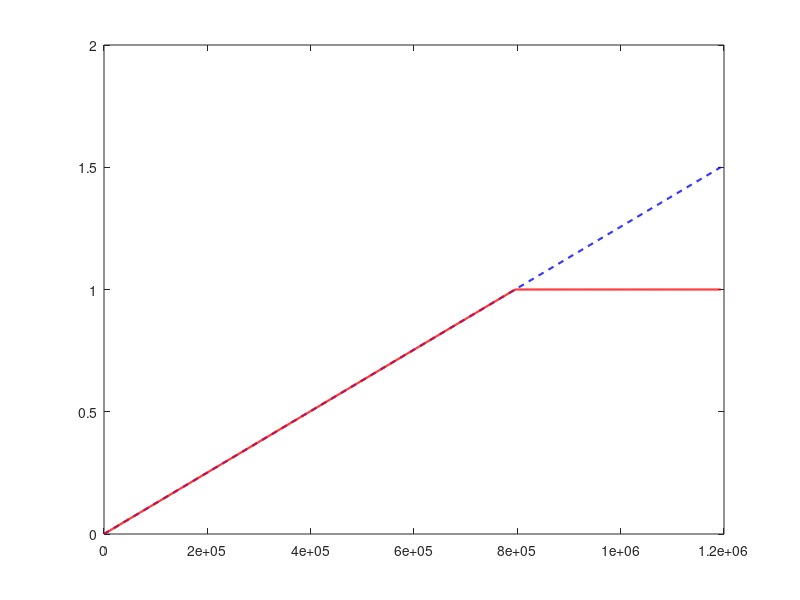

This chart was generated by the following MATLAB code: (Note: this script raises an error after producing the figure.)
clc;

B = 4;      % flux density (B) in Tesla
B_sat = 1;  % saturation flux density (B_sat) in Tesla
Ac = 1;     % cross-sectional core area (Ac) in m²
Ag = 0.1;   % cross-sectional core air gap area (Ag) in m²
U0 = 4 * pi * 1e-7; % Permeability of free space [H/m]
Ur = 1;     % relative permeability 
i = 1;      % winding current (i) in Amperes
I_rms = 1;  % RMS current
lm = 1;     % core length (lm) in meters
lg = 0.1;   % air gap length (lg) in meters
n = 3;      % number of turns
n1 = 1;     % primary turns (n1)
n2 = 1;     % secondary turns (n2)
i1 = 1;     % primary current (i1) in A
i2 = 1;     % secondary current (i2) in A
L_M = 1;    % Primary Magnetizing inductance
Ll1 = 1;    % Primary Leakage Inductance
Ll2 = 1;    % Secondary Leakage Inductance
L12_choice = 1; % 1 for  L12 = (n1 * n2) / R; 2 for L12 = (n2 / n1) * L_M;
K_fe = 1;   % material constant
beta = 1;   % material constant
delta_B = 1;% peak ac flux density (ΔB) in Tesla
MLT = 0.15;             % Mean Length per Turn [m]
AWG = 24;               % American Wire Gauge [] % diameter of the conductor is calculated with the AWG
h = 0.5;                % height (or thickness) of the conductor layer in the direction perpendicular to the surface where the current flows
temp = 100;             % Temperature [°C]
rho_20C = 1.724e-8;     % Copper resistivity at 20°C [Ω-m]
f = 100e3;              % Frequency [Hz]


% Calculate magnetic flux (Phi)
Phi = B * Ac;

% Compute magnetic field strength (H)c
H = (n * i) / lm; % [A/m]

% Linear model (no saturation)
U = Ur * U0; % Core permeability [H/m]
B_linear = U0 * Ur * H;

% Piecewise model (with saturation)
if abs(B_linear) <= B_sat
    B_piecewise = B_linear;
else
    B_piecewise = sign(B_linear) * B_sat; % Clamp to B_sat
end

%% Derived Parameters
I_sat = (B_sat * lm) / (U * n); % Saturation current [A] 
L = (U * n^2 * Ac) / lm; % Inductance [H]

%%  Reluctances Calculations
% 1. Compute reluctances
Rc = lm / (Ur * U0 * Ac); % Core reluctance (Eq. 10.25)
Rg = lg / (U0 * Ag); % Air gap reluctance (Eq. 10.25)
R_total = Rc + Rg; % Total reluctance (series) with air gap
R_total_no_gap = Rc; % Total reluctance without air gap

% 2. Compute total MMF (source)
MMF_total = n * i; % Total MMF (nI) [A-turns]

% 3. Compute magnetic flux (Phi)
Phi = MMF_total / R_total; 

% 4. Compute MMF drops across core and air gap
MMF_core = Phi * Rc; % MMF across core
MMF_airgap = Phi * Rg; % MMF across air gap

% 5. Validate MMF_total = MMF_core + MMF_airgap
MMF_error = abs(MMF_total - (MMF_core + MMF_airgap));

% 2. Inductance (Eq. 103)
L_with_gap = n^2 / R_total; % Inductance with air gap
L_no_gap = n^2 / R_total_no_gap; % Inductance without air gap

% 3. Saturation current (Eq. 105)
I_sat_with_gap = (B_sat * Ac / n) * (Rc + Rg); % With air gap
I_sat_no_gap = (B_sat * Ac / n) * Rc; % Without air gap

% 4. Flux vs. MMF (ni) characteristics
ni = linspace(0, 2*I_sat_with_gap*n, 1000); % MMF range [A-turns]
Phi_linear_with_gap = ni / R_total; % Flux (linear region)
Phi_linear_no_gap = ni / R_total_no_gap; % Flux (linear region)

% Clamp flux at saturation (Phi_sat = B_sat * A_c)
Phi_sat = B_sat * Ac; % Eq. 104
Phi_with_gap = min(Phi_linear_with_gap, Phi_sat);
Phi_no_gap = min(Phi_linear_no_gap, Phi_sat);

%% Calculations for Real Transformer
    % 1. Compute core reluctance (Eq. 10.34)
    R = lm / (Ur * U0 * Ac); 

    % 2. Compute total MMF (Eq. 10.35)
    MMF = n1 * i1 + n2 * i2;

    % 3. Compute flux (Eq. 10.36)
    Phi = MMF / R;

% 2. Compute magnetizing inductance (Eq. 10.44)
L_M = n1^2 / R;

% 3. Compute magnetizing current (Eq. 10.44)
i_M = i1 + (n2/n1) * i2;

if L12_choice == 1
    L12 = (n1 * n2) / R; % Eq. 10.49 (using reluctance)
elseif L12_choice == 2
     L12 = (n2 / n1) * L_M; % Eq. 10.49 (using L_M)
end

% Self-inductances (Eq. 10.50)
L11 = Ll1 + (n1 / n2) * L12;
L22 = Ll2 + (n2 / n1) * L12;

% Effective turns ratio (Eq. 10.51)
n_e = sqrt(L22 / L11);

% Coupling coefficient (Eq. 10.52)
k = L12 / sqrt(L11 * L22);

% Calculate core loss
    P_fe = K_fe * (delta_B)^beta * Ac * lm; % Eq. 10.57

%% Wire Dimensions
% AWG to diameter conversion (from table)
dia = (0.127*92.^((36-AWG)/39))/1000; % Diameter in meters
A_w = pi*(dia/2)^2;     % Wire cross-sectional area [m²]

% Temperature Adjustment for Resistivity
rho = rho_20C*(1 + 0.00393*(temp - 20)); % Temperature coefficient for copper

% DC Resistance Calculation
R_dc = rho * (n * MLT) / A_w;
P_cu = I_rms^2 * R_dc;

% Skin Effect Analysis
skin_depth = sqrt(rho/(pi*f*U0*Ur)); % Standard skin depth formula

% Calculate AC resistance (Equation 10.63)
R_ac = (h / skin_depth) * R_dc;

% Calculate copper loss in layer 1 (Equation 10.64)
P_1 = i^2 * R_ac;

% Pre-calculate Common Factor
common_factor = I_rms^2 * (h/skin_depth) * R_dc;

% Calculate Loss for Each Layer
layer_copper_losses = zeros(1, n);
for m = 1:n
    layer_copper_losses(m) = common_factor * ((m-1)^2 + m^2);
end

% Calculate Total Copper Loss
P_cu1 = sum(layer_copper_losses);

% Equation Implementation
term1 = I_rms^2;                    % Current squared term
term2 = (h / skin_depth) * R_dc;            % Geometry/resistance factor
term3 = n/3;                    % Layer scaling factor
term4 = (2*n^2 + 1);            % Proximity effect polynomial

P_cu2 = term1 * term2 * term3 * term4;

P_dc = (I_rms^2) * n * R_dc;

Fr = (1/3) * (h/skin_depth) * (2*n^2 + 1);


%%  Display flux result
fprintf('\nMagnetic Flux (Φ): %.4f Weber (Wb)\n', Phi);
%% Display Results for Input Current
fprintf('\n--- Results for Input Current ---\n');
fprintf('Magnetic Field Strength (H): %.2f A/m\n', H);
fprintf('Linear Model Flux Density (B_linear): %.9f T (%.3f uT) \n', B_linear, B_linear * 1e6);
fprintf('Piecewise Model Flux Density (B_piecewise): %.9f (%.3f uT) T\n', B_piecewise, B_piecewise * 1e6);

%% Plot B-H Characteristics
% Generate H values for plotting
H_max = (B_sat / (U0 * Ur)) * 1.5; % Extend beyond saturation
H_range = linspace(0, H_max, 1000); % Range of H [A/m]

% Linear model (B = μ₀μ_r*H)
B_linear_range = U0 * Ur * H_range;

% Piecewise model (saturation)
B_piecewise_range = U0 * Ur * H_range;
B_piecewise_range(abs(B_piecewise_range) > B_sat) = ...
    sign(B_piecewise_range(abs(B_piecewise_range) > B_sat)) * B_sat;

% Plot
figure;
plot(H_range, B_linear_range, 'b--', 'LineWidth', 1.5); hold on;
plot(H_range, B_piecewise_range, 'r', 'LineWidth', 1.5);
xline(H, 'k:', 'LineWidth', 1.5); % Mark input H value
yline(B_sat, 'k--', 'LineWidth', 1.5); % Mark B_sat
xlabel('Magnetic Field Strength (H) [A/m]');
ylabel('Flux Density (B) [T]');
title('B-H Characteristic of Magnetic Core');
legend('Linear Model', 'Piecewise Model (Saturation)', 'Input H', 'B_{sat}', 'Location', 'southeast');
grid on;

%% Display Saturation current and Inductance Parameters
fprintf('\n--- Key Parameters ---\n');
fprintf('Inductance (L): %.9f H (%.3f uH)\n', L, L * 1e6);
fprintf('Saturation Current (I_sat): %.4f A\n', I_sat);

%% Reluctance Results Display
fprintf('\n--- Reluctance Results Display ---\n');
fprintf('Core Reluctance (R_core): %.4e A-turns/Wb\n', Rc);
fprintf('Air Gap Reluctance (R_airgap): %.4e A-turns/Wb\n', Rg);
fprintf('Total Reluctance (R_total): %.4e A-turns/Wb\n', R_total);
fprintf('Total MMF (nI): %.2f A-turns\n', MMF_total);
fprintf('Magnetic Flux (Φ): %.4e Wb\n', Phi);
fprintf('MMF Core: %.2f A-turns\n', MMF_core);
fprintf('MMF Air Gap: %.2f A-turns\n', MMF_airgap);
fprintf('MMF Validation Error: %.2e A-turns\n', MMF_error);

%% Plot Reluctance Contributions (Optional)
figure;
bar([Rc, Rg]);
xticklabels({'Core', 'Air Gap'});
ylabel('Reluctance (A-turns/Wb)');
title('Reluctance Distribution');
grid on;

%% Display Results
fprintf('\n--- Results ---\n');
fprintf('Core Reluctance (R_c): %.4e A-turns/Wb\n', Rc);
fprintf('Air Gap Reluctance (R_g): %.4e A-turns/Wb\n', Rg);
fprintf('Inductance with Air Gap (L): %.4f H\n', L_with_gap);
fprintf('Inductance without Air Gap (L): %.4f H\n', L_no_gap);
fprintf('Saturation Current with Air Gap (I_sat): %.4f A\n', I_sat_with_gap);
fprintf('Saturation Current without Air Gap (I_sat): %.4f A\n', I_sat_no_gap);

%% Plot Results
figure;

% Subplot 1: Inductance and Saturation Current Comparison
subplot(2,1,1);
bar([L_no_gap, L_with_gap; I_sat_no_gap, I_sat_with_gap]);
xticks(1:2);
xticklabels({'Inductance (H)', 'Saturation Current (A)'});
legend('No Air Gap', 'With Air Gap', 'Location', 'northwest');
title('Effect of Air Gap on Inductance and Saturation Current');
grid on;

% Subplot 2: Flux vs. MMF (ni)
subplot(2,1,2);
plot(ni, Phi_no_gap, 'r--', 'LineWidth', 1.5); hold on;
plot(ni, Phi_with_gap, 'b', 'LineWidth', 1.5);
yline(Phi_sat, 'k:', 'LineWidth', 1.5, 'DisplayName', 'Φ_{sat}');
xlabel('MMF (ni) [A-turns]');
ylabel('Flux (Φ) [Wb]');
title('Φ vs. MMF (ni)');
legend('No Air Gap', 'With Air Gap', 'Φ_{sat}', 'Location', 'southeast');
grid on;

 %% Display Transformer Results
    fprintf('\n--- Real Transformer Results ---\n');
    fprintf('Core Reluctance (R): %.4e A-turns/Wb\n', R);
    fprintf('Total MMF (n1i1 + n2i2): %.2f A-turns\n', MMF);
    fprintf('Magnetic Flux (Φ): %.4e Wb\n', Phi);
    fprintf('Magnetizing Inductance (L_M): %.4f H\n', L_M);
    fprintf('Magnetizing current (i_M): %.4f A\n', i_M);

%% Display Results
fprintf('\n--- Results ---\n');
fprintf('Mutual Inductance (L12): %.9f H (%.3f uH)\n', L12, L12 * 1e6);
fprintf('Primary Self-Inductance (L11): %.9f H (%.3f uH)\n', L11, L11 * 1e6);
fprintf('Secondary Self-Inductance (L22): %.9f H (%.3f uH)\n', L22, L22 * 1e6);
fprintf('Effective Turns Ratio (n_e): %.4f\n', n_e);
fprintf('Coupling Coefficient (k): %.4f\n', k);
if k >= 0.99
    fprintf('Note: High coupling (k ≈ 1), effective turns ratio ≈ physical ratio (n2/n1 = %.2f)\n', n2/n1);
end

 % Display result
    fprintf('\n--- Empirical Core Loss ---\n');
    fprintf('Total Core Loss (P_fe): %.4f W\n', P_fe);

%% Display Transforner Results
fprintf('\nTransformer Winding Loss Analysis:\n');
fprintf('---------------------------------\n');
fprintf('DC Resistance: %.3f mΩ\n', R_dc*1000);
fprintf('DC Copper Loss: %.2f W\n', P_cu);
fprintf('Skin Depth: %.3f mm\n', skin_depth*1000);
fprintf('AC Resistance (R_ac): %.3f mΩ\n', R_ac*1000);
fprintf('Copper Loss in Layer 1 (P_1): %.4f W\n', P_1);

% Display Results
fprintf('Multi-Layer Winding Copper Loss Analysis\n');
fprintf('----------------------------------------\n');
fprintf('Input Parameters:\n');
fprintf('RMS Current (I): %.1f A\n', I_rms);
fprintf('DC Resistance/layer (R_de): %.4f Ω\n', R_dc);
fprintf('Number of Layers (M): %d\n\n', n);
fprintf('Layer-wise Copper Losses:\n');
for m = 1:n
    fprintf('Layer %d: %.4f W\n', m, layer_copper_losses(m));
end

fprintf('\nTotal Copper Loss: %.4f W\n', P_cu1);
fprintf('Common Factor (I²*h/(skin_dept)*R_de): %.4f W\n\n', common_factor);

fprintf('Calculation Breakdown:\n');
fprintf('I² = %.2f A²\n', term1);
fprintf('(h/(skin_depth))*Rdc = %.6f Ω\n', term2);
fprintf('M/3 = %.3f\n', term3);
fprintf('2M² + 1 = %.1f\n\n', term4);

fprintf('Total Copper Loss (P): %.5f W\n', P_cu2);
fprintf('Equivalent to: %.2f mW\n\n', P_cu2 * 1000);

fprintf('\nProximity Effect Ratio Analysis\n');
fprintf('P_dc: %.2f W\n', P_dc);
fprintf('Proximity Effect Ratio (F_R = P/P_dc): %.2f\n', Fr);
fprintf('Interpretation: AC losses are %.1f× greater than DC losses\n', Fr);